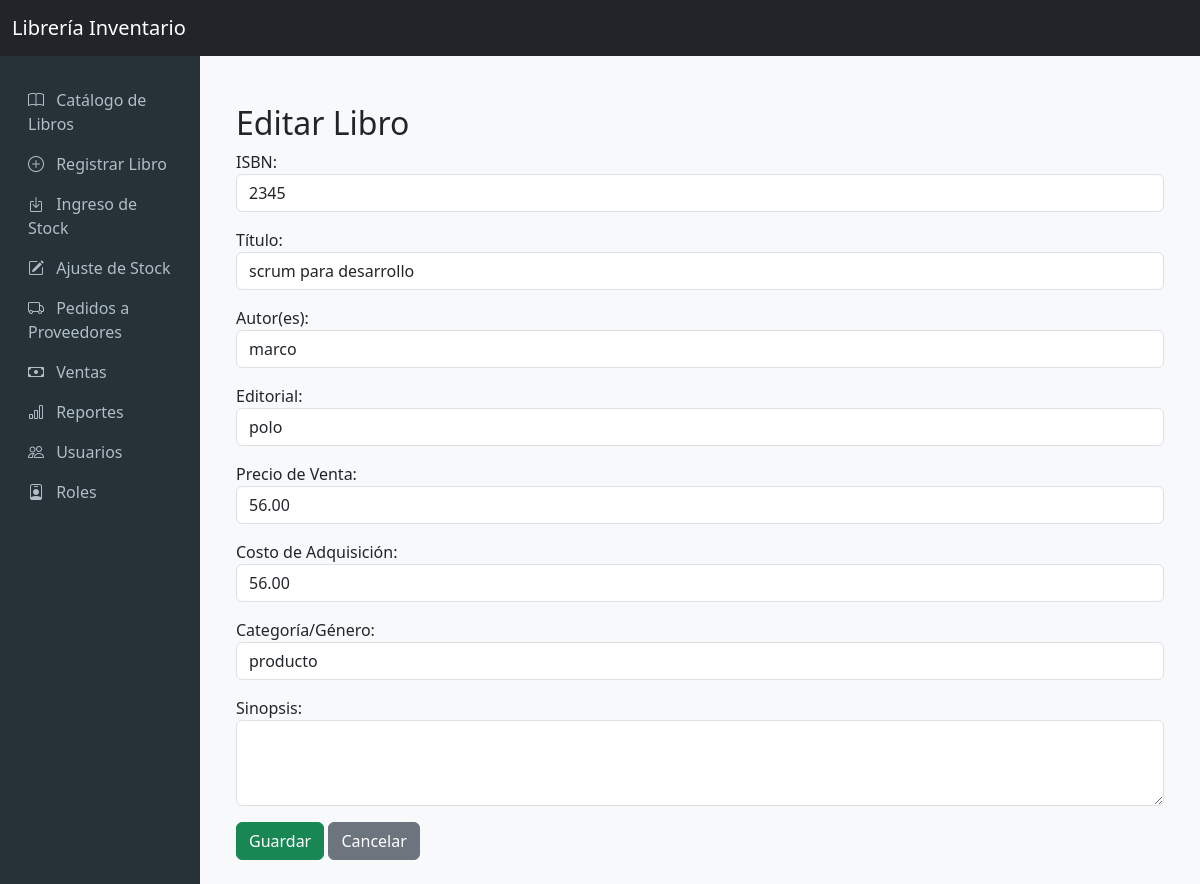
/libros/2/editar/ (signed in), run on an earlier commit of the app's database.
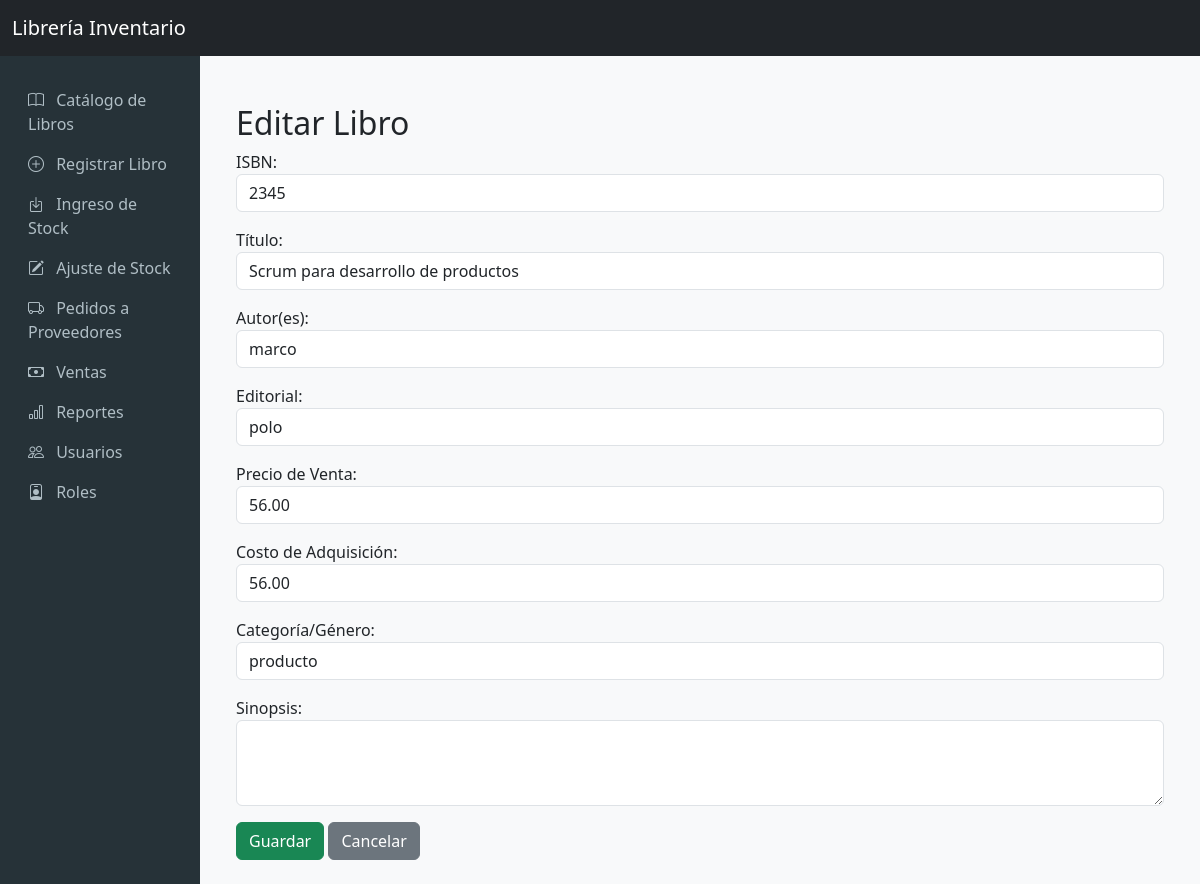
And on a later commit of the database.
### libros/models.py (models this page shows, shortened)
class Libro(models.Model):
    isbn = models.CharField(max_length=13, unique=True, verbose_name='ISBN')
    titulo = models.CharField(max_length=255, verbose_name='Título')
    autor = models.CharField(max_length=255, verbose_name='Autor(es)')
    editorial = models.CharField(max_length=255, verbose_name='Editorial')
    precio_venta = models.DecimalField(max_digits=10, decimal_places=2, verbose_name='Precio de Venta')
    costo_adquisicion = models.DecimalField(max_digits=10, decimal_places=2, verbose_name='Costo de Adquisición')
    stock_actual = models.IntegerField(default=0, verbose_name='Stock Actual')
    stock_minimo = models.IntegerField(default=5, verbose_name='Stock Mínimo')
    categoria = models.CharField(max_length=100, verbose_name='Categoría/Género')
    sinopsis = models.TextField(blank=True, null=True, verbose_name='Sinopsis')
    class Meta:
        verbose_name = 'Libro'
        verbose_name_plural = 'Libros'

### libros/views.py (the view, shortened to what this page needs)
# urls.py: path('<int:pk>/editar/', LibroUpdateView.as_view(), name='libro_update'),
class LibroUpdateView(LoginRequiredMixin, PermissionRequiredMixin, UpdateView):
    model = Libro
    form_class = LibroForm
    template_name = 'libros/libro_form.html'
    success_url = reverse_lazy('libro_list')
    permission_required = 'libros.change_libro'

### libros/forms.py (shortened to what this page needs)
class LibroForm(forms.ModelForm):
    class Meta:
        model = Libro
        fields = ['isbn', 'titulo', 'autor', 'editorial', 'precio_venta', 'costo_adquisicion', 'categoria', 'sinopsis']
        widgets = {
            'isbn': forms.TextInput(attrs={'class': 'form-control'}),
            'titulo': forms.TextInput(attrs={'class': 'form-control'}),
            'autor': forms.TextInput(attrs={'class': 'form-control'}),
            'editorial': forms.TextInput(attrs={'class': 'form-control'}),
            'precio_venta': forms.NumberInput(attrs={'class': 'form-control'}),
            'costo_adquisicion': forms.NumberInput(attrs={'class': 'form-control'}),
            'categoria': forms.TextInput(attrs={'class': 'form-control'}),
            'sinopsis': forms.Textarea(attrs={'class': 'form-control', 'rows': 3}),
        }

### libros/templates/libros/libro_form.html (shortened to what this page needs)
{% extends 'base.html' %}
{% block content %}
<div class="container mt-4">
    <h2>{% if object %}Editar Libro{% else %}Registrar Nuevo Libro{% endif %}</h2>
    <form method="post">
        {{ form.as_p }}
        <button type="submit" class="btn btn-success">Guardar</button>
        <a href="{% url 'libro_list' %}" class="btn btn-secondary">Cancelar</a>
    </form>
</div>
{% endblock %}

What changed in the data, as far as the page shows it:
changed Libro "marco": titulo "scrum para desarrollo" → "Scrum para desarrollo de productos"
